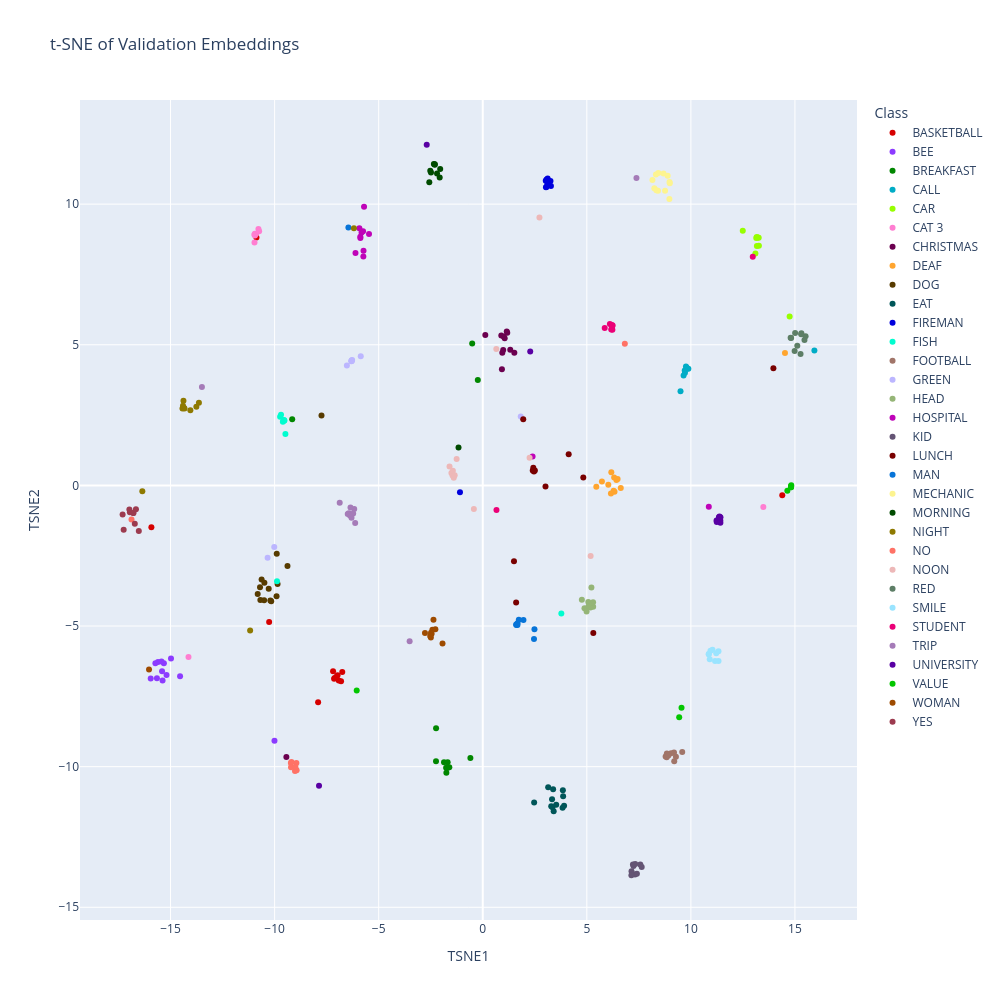

The notebook cell this image was saved under:
### Code cell
embeddings = val["last_embeddings"]
labels = val["labels"]
id_to_label = val["id_to_label"]

class_names = [id_to_label[label] for label in labels]

tsne = TSNE(
    n_components=2,
    perplexity=30,
    learning_rate="auto",
    init="pca",
    random_state=42
)

embeddings_2d = tsne.fit_transform(embeddings)

df = pd.DataFrame({
    "TSNE1": embeddings_2d[:, 0],
    "TSNE2": embeddings_2d[:, 1],
    "Class": class_names
})

palette_32 = cc.glasbey[:32]

fig = px.scatter(
    df,
    x="TSNE1",
    y="TSNE2",
    color="Class",
    title="t-SNE of Validation Embeddings",
    width=1000,
    height=1000,
    color_discrete_sequence=palette_32
)

fig.show()

### Figure 1 — Plotly figure (JSON) as saved in the notebook; plotly's stock layout.template omitted (floating-point values rounded to 4 significant figures)
{"data": [{"hovertemplate": "Class=BASKETBALL<br>TSNE1=%{x}<br>TSNE2=%{y}<extra></extra>", "legendgroup": "BASKETBALL", "marker": {"color": "#d60000", "symbol": "circle"}, "mode": "markers", "name": "BASKETBALL", "orientation": "v", "showlegend": true, "type": "scatter", "x": [-10.87, -15.92, -10.26, -6.918, -6.976, -7.19, 14.39, -7.115, -7.142, -7.91, -6.75, -7.029, -6.808], "xaxis": "x", "y": [8.814, -1.491, -4.855, -6.933, -6.75, -6.606, -0.3489, -6.852, -6.874, -7.707, -6.635, -6.805, -6.962], "yaxis": "y"}, {"hovertemplate": "Class=BEE<br>TSNE1=%{x}<br>TSNE2=%{y}<extra></extra>", "legendgroup": "BEE", "marker": {"color": "#8c3bff", "symbol": "circle"}, "mode": "markers", "name": "BEE", "orientation": "v", "showlegend": true, "type": "scatter", "x": [-15.32, -15.41, -10.01, -15.65, -15.38, -14.54, -15.6, -15.95, -15.73, -14.98, -15.19, -15.43], "xaxis": "x", "y": [-6.328, -6.61, -9.082, -6.859, -6.937, -6.785, -6.28, -6.868, -6.32, -6.156, -6.738, -6.257], "yaxis": "y"}, {"hovertemplate": "Class=BREAKFAST<br>TSNE1=%{x}<br>TSNE2=%{y}<extra></extra>", "legendgroup": "BREAKFAST", "marker": {"color": "#018700", "symbol": "circle"}, "mode": "markers", "name": "BREAKFAST", "orientation": "v", "showlegend": true, "type": "scatter", "x": [-1.748, -1.687, -0.507, -2.242, -1.76, -9.155, -2.246, -0.5939, -0.2371, -1.707, -1.861, -1.606], "xaxis": "x", "y": [-10.22, -9.846, 5.042, -8.637, -10.04, 2.35, -9.808, -9.69, 3.745, -10.05, -9.843, -10.03], "yaxis": "y"}, {"hovertemplate": "Class=CALL<br>TSNE1=%{x}<br>TSNE2=%{y}<extra></extra>", "legendgroup": "CALL", "marker": {"color": "#00acc6", "symbol": "circle"}, "mode": "markers", "name": "CALL", "orientation": "v", "showlegend": true, "type": "scatter", "x": [9.65, 9.828, 15.93, 9.703, 9.716, 9.764, 9.502, 9.88, 9.791], "xaxis": "x", "y": [3.905, 4.16, 4.795, 4.089, 4.006, 4.224, 3.345, 4.143, 4.187], "yaxis": "y"}, {"hovertemplate": "Class=CAR<br>TSNE1=%{x}<br>TSNE2=%{y}<extra></extra>", "legendgroup": "CAR", "marker": {"color": "#97ff00", "symbol": "circle"}, "mode": "markers", "name": "CAR", "orientation": "v", "showlegend": true, "type": "scatter", "x": [13.1, 13.26, 12.49, 13.27, 13.22, 13.17, 13.17, 13.14, 14.74], "xaxis": "x", "y": [8.244, 8.804, 9.053, 8.518, 8.811, 8.512, 8.831, 8.792, 6.004], "yaxis": "y"}, {"hovertemplate": "Class=CAT 3<br>TSNE1=%{x}<br>TSNE2=%{y}<extra></extra>", "legendgroup": "CAT 3", "marker": {"color": "#ff7ed1", "symbol": "circle"}, "mode": "markers", "name": "CAT 3", "orientation": "v", "showlegend": true, "type": "scatter", "x": [13.48, -14.14, -10.74, -10.94, -10.89, -10.95, -10.97, -10.97, -10.78], "xaxis": "x", "y": [-0.7716, -6.101, 9.038, 8.884, 8.951, 8.947, 8.91, 8.636, 9.115], "yaxis": "y"}, {"hovertemplate": "Class=CHRISTMAS<br>TSNE1=%{x}<br>TSNE2=%{y}<extra></extra>", "legendgroup": "CHRISTMAS", "marker": {"color": "#6b004f", "symbol": "circle"}, "mode": "markers", "name": "CHRISTMAS", "orientation": "v", "showlegend": true, "type": "scatter", "x": [0.9826, 1.153, 1.323, 1.054, 0.8918, 0.122, 1.178, 1.518, 0.9388, 0.9216, 1.015, -9.435], "xaxis": "x", "y": [4.818, 5.469, 4.82, 5.232, 5.332, 5.349, 5.427, 4.713, 4.717, 4.125, 5.286, -9.659], "yaxis": "y"}, {"hovertemplate": "Class=DEAF<br>TSNE1=%{x}<br>TSNE2=%{y}<extra></extra>", "legendgroup": "DEAF", "marker": {"color": "#ffa52f", "symbol": "circle"}, "mode": "markers", "name": "DEAF", "orientation": "v", "showlegend": true, "type": "scatter", "x": [5.456, 6.313, 6.423, 6.177, 6.331, 6.479, 14.52, 6.631, 6.033, 6.288, 5.725, 6.159], "xaxis": "x", "y": [-0.04442, 0.2786, 0.1942, 0.4707, -0.2235, 0.224, 4.709, -0.09548, 0.02295, -0.1923, 0.1356, -0.2925], "yaxis": "y"}, {"hovertemplate": "Class=DOG<br>TSNE1=%{x}<br>TSNE2=%{y}<extra></extra>", "legendgroup": "DOG", "marker": {"color": "#573b00", "symbol": "circle"}, "mode": "markers", "name": "DOG", "orientation": "v", "showlegend": true, "type": "scatter", "x": [-10.2, -9.858, -10.68, -10.62, -10.5, -10.7, -10.49, -9.907, -9.381, -10.16, -10.28, -9.898, -7.747, -10.81], "xaxis": "x", "y": [-4.089, -3.505, -4.075, -3.346, -4.083, -3.623, -3.459, -3.938, -2.87, -4.117, -3.674, -2.43, 2.486, -3.865], "yaxis": "y"}, {"hovertemplate": "Class=EAT<br>TSNE1=%{x}<br>TSNE2=%{y}<extra></extra>", "legendgroup": "EAT", "marker": {"color": "#005659", "symbol": "circle"}, "mode": "markers", "name": "EAT", "orientation": "v", "showlegend": true, "type": "scatter", "x": [2.469, 3.144, 3.908, 3.862, 3.408, 3.349, 3.33, 3.53, 3.291, 3.85, 3.835, 3.381], "xaxis": "x", "y": [-11.27, -10.73, -11.39, -11.05, -11.59, -11.44, -11.16, -11.36, -11.41, -10.84, -11.46, -10.8], "yaxis": "y"}, {"hovertemplate": "Class=FIREMAN<br>TSNE1=%{x}<br>TSNE2=%{y}<extra></extra>", "legendgroup": "FIREMAN", "marker": {"color": "#0000dd", "symbol": "circle"}, "mode": "markers", "name": "FIREMAN", "orientation": "v", "showlegend": true, "type": "scatter", "x": [3.276, 3.066, 3.255, 3.038, 3.027, 3.057, 3.108, -1.094, 3.119], "xaxis": "x", "y": [10.65, 10.87, 10.82, 10.6, 10.83, 10.61, 10.71, -0.2447, 10.91], "yaxis": "y"}, {"hovertemplate": "Class=FISH<br>TSNE1=%{x}<br>TSNE2=%{y}<extra></extra>", "legendgroup": "FISH", "marker": {"color": "#00fdcf", "symbol": "circle"}, "mode": "markers", "name": "FISH", "orientation": "v", "showlegend": true, "type": "scatter", "x": [-9.481, -9.884, -9.553, -9.691, -9.604, -9.526, -9.574, -9.736, 3.776], "xaxis": "x", "y": [1.826, -3.41, 2.322, 2.51, 2.264, 2.31, 2.297, 2.437, -4.551], "yaxis": "y"}, {"hovertemplate": "Class=FOOTBALL<br>TSNE1=%{x}<br>TSNE2=%{y}<extra></extra>", "legendgroup": "FOOTBALL", "marker": {"color": "#a17569", "symbol": "circle"}, "mode": "markers", "name": "FOOTBALL", "orientation": "v", "showlegend": true, "type": "scatter", "x": [9.047, 8.786, 8.838, 9.2, 9.281, 9.189, 8.845, 9.584, 8.92], "xaxis": "x", "y": [-9.521, -9.639, -9.67, -9.808, -9.645, -9.493, -9.533, -9.479, -9.607], "yaxis": "y"}, {"hovertemplate": "Class=GREEN<br>TSNE1=%{x}<br>TSNE2=%{y}<extra></extra>", "legendgroup": "GREEN", "marker": {"color": "#bcb6ff", "symbol": "circle"}, "mode": "markers", "name": "GREEN", "orientation": "v", "showlegend": true, "type": "scatter", "x": [-6.293, -6.277, -6.314, 1.825, -5.861, -6.306, -10.34, -10.02, -6.299, -6.527], "xaxis": "x", "y": [4.418, 4.455, 4.415, 2.448, 4.594, 4.434, -2.577, -2.187, 4.44, 4.261], "yaxis": "y"}, {"hovertemplate": "Class=HEAD<br>TSNE1=%{x}<br>TSNE2=%{y}<extra></extra>", "legendgroup": "HEAD", "marker": {"color": "#95b577", "symbol": "circle"}, "mode": "markers", "name": "HEAD", "orientation": "v", "showlegend": true, "type": "scatter", "x": [5.221, 5.073, 4.761, 5.305, 4.888, 5.173, 5.083, 5.301, 4.989], "xaxis": "x", "y": [-3.627, -4.146, -4.066, -4.313, -4.367, -4.343, -4.299, -4.15, -4.482], "yaxis": "y"}, {"hovertemplate": "Class=HOSPITAL<br>TSNE1=%{x}<br>TSNE2=%{y}<extra></extra>", "legendgroup": "HOSPITAL", "marker": {"color": "#bf03b8", "symbol": "circle"}, "mode": "markers", "name": "HOSPITAL", "orientation": "v", "showlegend": true, "type": "scatter", "x": [-5.879, -5.703, -5.882, -6.114, -5.736, 2.393, -5.822, -5.464, -5.751, -5.729, -5.927, 10.86], "xaxis": "x", "y": [8.8, 9.904, 8.843, 8.264, 8.141, 1.024, 8.99, 8.94, 9.034, 8.342, 9.14, -0.7609], "yaxis": "y"}, {"hovertemplate": "Class=KID<br>TSNE1=%{x}<br>TSNE2=%{y}<extra></extra>", "legendgroup": "KID", "marker": {"color": "#645474", "symbol": "circle"}, "mode": "markers", "name": "KID", "orientation": "v", "showlegend": true, "type": "scatter", "x": [7.315, 7.216, 7.243, 7.148, 7.406, 7.57, 7.327, 7.142, 7.637], "xaxis": "x", "y": [-13.83, -13.48, -13.53, -13.71, -13.81, -13.48, -13.46, -13.86, -13.57], "yaxis": "y"}, {"hovertemplate": "Class=LUNCH<br>TSNE1=%{x}<br>TSNE2=%{y}<extra></extra>", "legendgroup": "LUNCH", "marker": {"color": "#790000", "symbol": "circle"}, "mode": "markers", "name": "LUNCH", "orientation": "v", "showlegend": true, "type": "scatter", "x": [1.501, 2.505, 4.831, 4.129, 1.603, 3.015, 2.429, 5.312, 2.461, 2.402, 13.96, 1.946], "xaxis": "x", "y": [-2.701, 0.5255, 0.2803, 1.105, -4.161, -0.04283, 0.6257, -5.247, 0.49, 0.5277, 4.162, 2.348], "yaxis": "y"}, {"hovertemplate": "Class=MAN<br>TSNE1=%{x}<br>TSNE2=%{y}<extra></extra>", "legendgroup": "MAN", "marker": {"color": "#0774d8", "symbol": "circle"}, "mode": "markers", "name": "MAN", "orientation": "v", "showlegend": true, "type": "scatter", "x": [2.462, 1.615, 2.485, 1.669, 1.607, -6.455, 1.733, 1.955, 1.667], "xaxis": "x", "y": [-5.457, -4.96, -5.117, -4.897, -4.943, 9.168, -4.776, -4.789, -4.966], "yaxis": "y"}, {"hovertemplate": "Class=MECHANIC<br>TSNE1=%{x}<br>TSNE2=%{y}<extra></extra>", "legendgroup": "MECHANIC", "marker": {"color": "#fdf490", "symbol": "circle"}, "mode": "markers", "name": "MECHANIC", "orientation": "v", "showlegend": true, "type": "scatter", "x": [8.419, 8.974, 8.685, 8.153, 8.987, 8.886, 8.436, 8.76, 8.967, 8.243, 8.341, 8.321], "xaxis": "x", "y": [10.48, 10.78, 11.09, 10.86, 10.74, 11.01, 11.11, 10.48, 10.18, 10.57, 10.49, 11.06], "yaxis": "y"}, {"hovertemplate": "Class=MORNING<br>TSNE1=%{x}<br>TSNE2=%{y}<extra></extra>", "legendgroup": "MORNING", "marker": {"color": "#004b00", "symbol": "circle"}, "mode": "markers", "name": "MORNING", "orientation": "v", "showlegend": true, "type": "scatter", "x": [-2.304, -2.487, -2.306, -2.068, -2.045, -1.163, -2.521, -2.349, -2.568, -2.197], "xaxis": "x", "y": [11.42, 11.12, 11.4, 10.95, 11.24, 1.347, 11.19, 11.42, 10.78, 11.09], "yaxis": "y"}, {"hovertemplate": "Class=NIGHT<br>TSNE1=%{x}<br>TSNE2=%{y}<extra></extra>", "legendgroup": "NIGHT", "marker": {"color": "#8e7900", "symbol": "circle"}, "mode": "markers", "name": "NIGHT", "orientation": "v", "showlegend": true, "type": "scatter", "x": [-14.35, -14.39, -14.38, -6.19, -14.05, -13.64, -11.18, -16.36, -14.43, -14.33, -13.76, -14.4], "xaxis": "x", "y": [2.749, 2.763, 3.009, 9.14, 2.669, 2.935, -5.156, -0.2072, 2.732, 2.73, 2.797, 2.835], "yaxis": "y"}, {"hovertemplate": "Class=NO<br>TSNE1=%{x}<br>TSNE2=%{y}<extra></extra>", "legendgroup": "NO", "marker": {"color": "#ff7266", "symbol": "circle"}, "mode": "markers", "name": "NO", "orientation": "v", "showlegend": true, "type": "scatter", "x": [-9.22, -9.022, 6.827, -8.954, -8.943, -9.19, -9.212, -9.0, -16.88], "xaxis": "x", "y": [-9.871, -10.15, 5.032, -9.873, -10.12, -9.832, -10.02, -10.01, -1.215], "yaxis": "y"}, {"hovertemplate": "Class=NOON<br>TSNE1=%{x}<br>TSNE2=%{y}<extra></extra>", "legendgroup": "NOON", "marker": {"color": "#edb8b8", "symbol": "circle"}, "mode": "markers", "name": "NOON", "orientation": "v", "showlegend": true, "type": "scatter", "x": [2.25, -1.254, -1.506, -1.451, 0.6513, -0.4274, 5.184, -1.393, -1.596, -1.348, -1.435, 2.724], "xaxis": "x", "y": [0.9838, 0.9377, 0.4419, 0.3495, 4.846, -0.8383, -2.509, 0.2686, 0.6734, 0.3584, 0.5226, 9.525], "yaxis": "y"}, {"hovertemplate": "Class=RED<br>TSNE1=%{x}<br>TSNE2=%{y}<extra></extra>", "legendgroup": "RED", "marker": {"color": "#5d7e66", "symbol": "circle"}, "mode": "markers", "name": "RED", "orientation": "v", "showlegend": true, "type": "scatter", "x": [15.27, 14.82, 15.51, 14.79, 15.11, 15.3, 15.46, 15.01, 14.98, 15.31], "xaxis": "x", "y": [4.668, 5.24, 5.304, 5.249, 4.963, 5.373, 5.17, 5.42, 4.775, 5.41], "yaxis": "y"}, {"hovertemplate": "Class=SMILE<br>TSNE1=%{x}<br>TSNE2=%{y}<extra></extra>", "legendgroup": "SMILE", "marker": {"color": "#9ae4ff", "symbol": "circle"}, "mode": "markers", "name": "SMILE", "orientation": "v", "showlegend": true, "type": "scatter", "x": [11.33, 10.86, 11.16, 10.86, 10.94, 11.04, 11.22, 11.33, 10.91], "xaxis": "x", "y": [-5.896, -6.006, -6.248, -5.997, -5.879, -5.841, -5.972, -6.248, -6.18], "yaxis": "y"}, {"hovertemplate": "Class=STUDENT<br>TSNE1=%{x}<br>TSNE2=%{y}<extra></extra>", "legendgroup": "STUDENT", "marker": {"color": "#eb0077", "symbol": "circle"}, "mode": "markers", "name": "STUDENT", "orientation": "v", "showlegend": true, "type": "scatter", "x": [6.229, 6.207, 6.242, 6.172, 6.204, 5.859, 0.6592, 12.97, 6.109], "xaxis": "x", "y": [5.533, 5.669, 5.688, 5.54, 5.706, 5.592, -0.8732, 8.127, 5.742], "yaxis": "y"}, {"hovertemplate": "Class=TRIP<br>TSNE1=%{x}<br>TSNE2=%{y}<extra></extra>", "legendgroup": "TRIP", "marker": {"color": "#a57bb8", "symbol": "circle"}, "mode": "markers", "name": "TRIP", "orientation": "v", "showlegend": true, "type": "scatter", "x": [-6.436, -6.225, -6.487, -6.305, -6.175, -6.354, -13.49, -6.381, -6.872, 7.385, -6.129, -3.513], "xaxis": "x", "y": [-0.9882, -1.003, -1.017, -1.153, -0.8382, -0.7888, 3.501, -1.07, -0.6187, 10.93, -1.341, -5.541], "yaxis": "y"}, {"hovertemplate": "Class=UNIVERSITY<br>TSNE1=%{x}<br>TSNE2=%{y}<extra></extra>", "legendgroup": "UNIVERSITY", "marker": {"color": "#5900a3", "symbol": "circle"}, "mode": "markers", "name": "UNIVERSITY", "orientation": "v", "showlegend": true, "type": "scatter", "x": [11.23, -7.866, 11.35, 11.37, 11.24, 11.42, 2.281, 11.41, -2.692, 11.42], "xaxis": "x", "y": [-1.248, -10.68, -1.131, -1.103, -1.3, -1.133, 4.76, -1.25, 12.11, -1.328], "yaxis": "y"}, {"hovertemplate": "Class=VALUE<br>TSNE1=%{x}<br>TSNE2=%{y}<extra></extra>", "legendgroup": "VALUE", "marker": {"color": "#03c600", "symbol": "circle"}, "mode": "markers", "name": "VALUE", "orientation": "v", "showlegend": true, "type": "scatter", "x": [14.82, 14.63, -6.055, 9.551, 14.82, 9.439, 14.81, 14.81, 14.81], "xaxis": "x", "y": [0.003956, -0.1922, -7.292, -7.908, -0.03184, -8.248, -0.04043, -0.06865, -0.06883], "yaxis": "y"}, {"hovertemplate": "Class=WOMAN<br>TSNE1=%{x}<br>TSNE2=%{y}<extra></extra>", "legendgroup": "WOMAN", "marker": {"color": "#9e4b00", "symbol": "circle"}, "mode": "markers", "name": "WOMAN", "orientation": "v", "showlegend": true, "type": "scatter", "x": [-16.03, -2.486, -2.776, -2.419, -1.932, -2.367, -2.276, -2.493, -2.455, -2.524], "xaxis": "x", "y": [-6.549, -5.238, -5.25, -5.135, -5.619, -4.781, -5.111, -5.405, -5.273, -5.357], "yaxis": "y"}, {"hovertemplate": "Class=YES<br>TSNE1=%{x}<br>TSNE2=%{y}<extra></extra>", "legendgroup": "YES", "marker": {"color": "#9c3b4f", "symbol": "circle"}, "mode": "markers", "name": "YES", "orientation": "v", "showlegend": true, "type": "scatter", "x": [-16.95, -16.98, -16.52, -16.78, -16.72, -17.3, -17.25, -16.79, -16.66], "xaxis": "x", "y": [-0.9538, -0.8546, -1.624, -0.9835, -1.36, -1.036, -1.574, -0.9789, -0.8482], "yaxis": "y"}], "layout": {"height": 1000, "legend": {"title": {"text": "Class"}, "tracegroupgap": 0}, "title": {"text": "t-SNE of Validation Embeddings"}, "width": 1000, "xaxis": {"anchor": "y", "domain": [0, 1], "title": {"text": "TSNE1"}}, "yaxis": {"anchor": "x", "domain": [0, 1], "title": {"text": "TSNE2"}}}}
